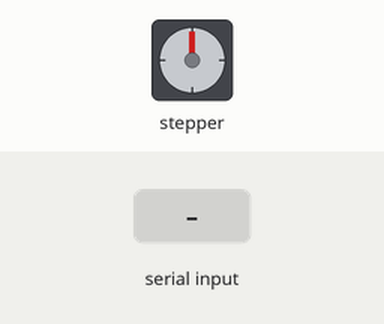
Bench run of a sketch on a simulated Arduino Uno, built with avr-gcc and run on an emulated ATmega328P. Parts: stepper motor. Inputs (shaded band) come from the test bench. Stepper angles assume 200 steps per turn.

Above: at 1.2 s.
1.3 s: "90,45\n" received over Serial
At 3.2 s:
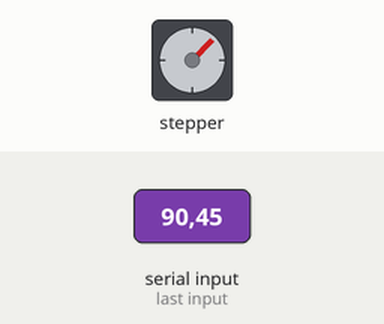
4.3 s: "30,150\n" received over Serial
At 6.5 s:
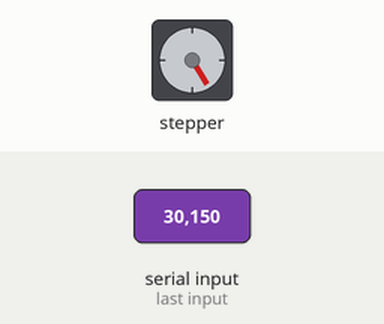
7.3 s: "200\n" received over Serial
At 8.7 s:
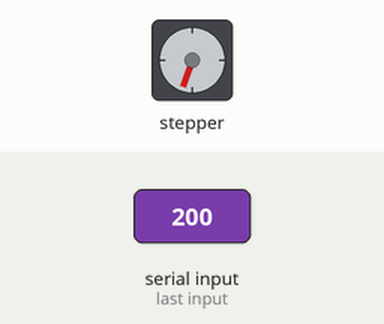
10.3 s: "90\n" received over Serial
At 12.0 s:
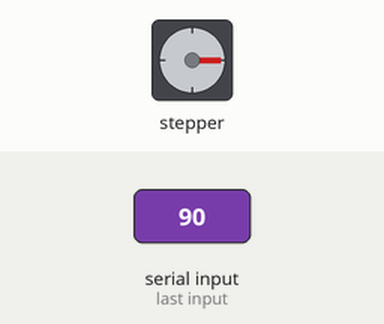
Timing chart, 0 to 13.8 s (numbered marks = the images above; inputs shaded):
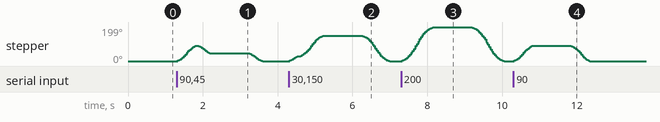

The sketch:

motor_control.ino
```cpp
#include <AccelStepper.h>

const int stepsPerRevolution = 200;
const int stepPin = 2;
const int dirPin = 3;

AccelStepper stepper(1, stepPin, dirPin);

void setup() {
  stepper.setMaxSpeed(1000);
  stepper.setAcceleration(500);
  Serial.begin(9600);
}

void loop() {
  if (Serial.available() > 0) {
    int targetAngle = Serial.parseInt();
    long targetPosition = targetAngle * (stepsPerRevolution / 360.0);
    stepper.moveTo(targetPosition);

    while (stepper.isRunning()) {
      stepper.run();
    }
  }
}
```

Measured:
- after the input at 1.3 s, stepper: turns 90° clockwise in 0.49 s, then 45° counter-clockwise in 0.34 s, then 45° counter-clockwise in 0.34 s
- after the input at 4.3 s, stepper: turns 149° clockwise in 0.92 s, then 149° counter-clockwise in 0.72 s
- after the input at 7.3 s, stepper: turns 199° clockwise in 0.85 s, then 199° counter-clockwise in 0.85 s
- after the input at 10.3 s, stepper: turns 90° clockwise in 0.49 s, then 90° counter-clockwise in 0.52 s
